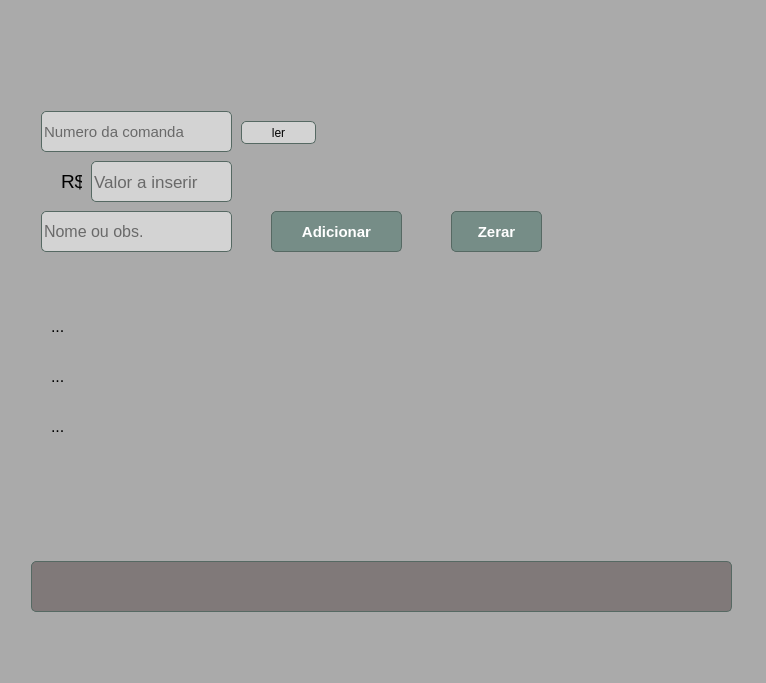
<?xml version="1.0" encoding="UTF-8"?>
<ui version="4.0">
 <class>Form</class>
 <widget class="QWidget" name="Form">
  <property name="geometry">
   <rect>
    <x>0</x>
    <y>0</y>
    <width>766</width>
    <height>683</height>
   </rect>
  </property>
  <property name="windowTitle">
   <string>Form</string>
  </property>
  <property name="styleSheet">
   <string notr="true">background-color: rgb(170, 170, 170);

border-radius:5px;
border:0px solid #566963;</string>
  </property>
  <layout class="QHBoxLayout" name="horizontalLayout">
   <item>
    <widget class="QFrame" name="frame_2">
     <property name="frameShape">
      <enum>QFrame::StyledPanel</enum>
     </property>
     <property name="frameShadow">
      <enum>QFrame::Raised</enum>
     </property>
     <widget class="QPushButton" name="pushButton_7">
      <property name="geometry">
       <rect>
        <x>440</x>
        <y>200</y>
        <width>91</width>
        <height>41</height>
       </rect>
      </property>
      <property name="styleSheet">
       <string notr="true">QPushButton {
	box-shadow:inset 0px 1px 3px 0px #91b8b3;
	background:linear-gradient(to bottom, #768d87 5%, #6c7c7c 100%);
	background-color:#768d87;
	border-radius:5px;
	border:1px solid #566963;
	display:inline-block;
	cursor:pointer;
	color:#ffffff;
	font-family:Arial;
	font-size:15px;
	font-weight:bold;
	padding:11px 23px;
	text-decoration:none;
	text-shadow:0px -1px 0px #2b665e;
}
QPushButton:hover {
	background:linear-gradient(to bottom, #6c7c7c 5%, #768d87 100%);
	background-color:#6c7c7c;
}
QPushButton:active {
	position:relative;
	top:1px;
}
</string>
      </property>
      <property name="text">
       <string>Zerar</string>
      </property>
     </widget>
     <widget class="QPushButton" name="pushButton">
      <property name="geometry">
       <rect>
        <x>260</x>
        <y>200</y>
        <width>131</width>
        <height>41</height>
       </rect>
      </property>
      <property name="styleSheet">
       <string notr="true">QPushButton {
	box-shadow:inset 0px 1px 3px 0px #91b8b3;
	background:linear-gradient(to bottom, #768d87 5%, #6c7c7c 100%);
	background-color:#768d87;
	border-radius:5px;
	border:1px solid #566963;
	display:inline-block;
	cursor:pointer;
	color:#ffffff;
	font-family:Arial;
	font-size:15px;
	font-weight:bold;
	padding:11px 23px;
	text-decoration:none;
	text-shadow:0px -1px 0px #2b665e;
}
QPushButton:hover {
	background:linear-gradient(to bottom, #6c7c7c 5%, #768d87 100%);
	background-color:#6c7c7c;
}
QPushButton:active {
	position:relative;
	top:1px;
}
</string>
      </property>
      <property name="text">
       <string>Adicionar</string>
      </property>
     </widget>
     <widget class="QLabel" name="label_2">
      <property name="geometry">
       <rect>
        <x>40</x>
        <y>400</y>
        <width>101</width>
        <height>31</height>
       </rect>
      </property>
      <property name="font">
       <font>
        <pointsize>12</pointsize>
       </font>
      </property>
      <property name="text">
       <string>...</string>
      </property>
     </widget>
     <widget class="QPushButton" name="pushButton_3">
      <property name="geometry">
       <rect>
        <x>230</x>
        <y>110</y>
        <width>75</width>
        <height>23</height>
       </rect>
      </property>
      <property name="styleSheet">
       <string notr="true">background-color: rgb(211, 211, 211);
border-radius:5px;
border:1px solid #566963;</string>
      </property>
      <property name="text">
       <string>ler</string>
      </property>
     </widget>
     <widget class="QLabel" name="label_4">
      <property name="geometry">
       <rect>
        <x>20</x>
        <y>550</y>
        <width>701</width>
        <height>51</height>
       </rect>
      </property>
      <property name="font">
       <font>
        <pointsize>19</pointsize>
        <weight>75</weight>
        <bold>true</bold>
       </font>
      </property>
      <property name="styleSheet">
       <string notr="true">
color: rgb(187, 255, 224);
color: rgb(0, 255, 0);
background-color:#807979;
border:1px solid #566963;</string>
      </property>
      <property name="text">
       <string/>
      </property>
      <property name="alignment">
       <set>Qt::AlignCenter</set>
      </property>
     </widget>
     <widget class="QLineEdit" name="lineEdit_2">
      <property name="geometry">
       <rect>
        <x>80</x>
        <y>150</y>
        <width>141</width>
        <height>41</height>
       </rect>
      </property>
      <property name="font">
       <font>
        <pointsize>13</pointsize>
       </font>
      </property>
      <property name="styleSheet">
       <string notr="true">background-color: rgb(211, 211, 211);
border-radius:5px;
border:1px solid #566963;</string>
      </property>
      <property name="inputMethodHints">
       <set>Qt::ImhNone</set>
      </property>
      <property name="text">
       <string/>
      </property>
      <property name="placeholderText">
       <string>Valor a inserir</string>
      </property>
     </widget>
     <widget class="QLineEdit" name="lineEdit">
      <property name="geometry">
       <rect>
        <x>30</x>
        <y>100</y>
        <width>191</width>
        <height>41</height>
       </rect>
      </property>
      <property name="font">
       <font>
        <pointsize>11</pointsize>
       </font>
      </property>
      <property name="accessibleName">
       <string/>
      </property>
      <property name="styleSheet">
       <string notr="true">background-color: rgb(211, 211, 211);
border-radius:5px;
border:1px solid #566963;</string>
      </property>
      <property name="inputMethodHints">
       <set>Qt::ImhNone</set>
      </property>
      <property name="inputMask">
       <string/>
      </property>
      <property name="text">
       <string/>
      </property>
      <property name="placeholderText">
       <string>Numero da comanda</string>
      </property>
      <property name="clearButtonEnabled">
       <bool>false</bool>
      </property>
     </widget>
     <widget class="QLabel" name="label">
      <property name="geometry">
       <rect>
        <x>40</x>
        <y>300</y>
        <width>241</width>
        <height>31</height>
       </rect>
      </property>
      <property name="font">
       <font>
        <pointsize>12</pointsize>
       </font>
      </property>
      <property name="text">
       <string>...</string>
      </property>
     </widget>
     <widget class="QLabel" name="label_3">
      <property name="geometry">
       <rect>
        <x>40</x>
        <y>350</y>
        <width>221</width>
        <height>31</height>
       </rect>
      </property>
      <property name="font">
       <font>
        <pointsize>12</pointsize>
       </font>
      </property>
      <property name="text">
       <string>...</string>
      </property>
     </widget>
     <widget class="QLineEdit" name="lineEdit_4">
      <property name="geometry">
       <rect>
        <x>30</x>
        <y>200</y>
        <width>191</width>
        <height>41</height>
       </rect>
      </property>
      <property name="font">
       <font>
        <pointsize>12</pointsize>
       </font>
      </property>
      <property name="styleSheet">
       <string notr="true">background-color: rgb(211, 211, 211);
border-radius:5px;
border:1px solid #566963;</string>
      </property>
      <property name="placeholderText">
       <string>Nome ou obs.</string>
      </property>
     </widget>
     <widget class="QLabel" name="label_7">
      <property name="geometry">
       <rect>
        <x>50</x>
        <y>160</y>
        <width>21</width>
        <height>21</height>
       </rect>
      </property>
      <property name="font">
       <font>
        <pointsize>14</pointsize>
       </font>
      </property>
      <property name="text">
       <string>R$</string>
      </property>
     </widget>
    </widget>
   </item>
  </layout>
 </widget>
 <tabstops>
  <tabstop>lineEdit</tabstop>
  <tabstop>lineEdit_2</tabstop>
  <tabstop>pushButton</tabstop>
  <tabstop>lineEdit_4</tabstop>
  <tabstop>pushButton_3</tabstop>
  <tabstop>pushButton_7</tabstop>
 </tabstops>
 <resources/>
 <connections/>
</ui>
